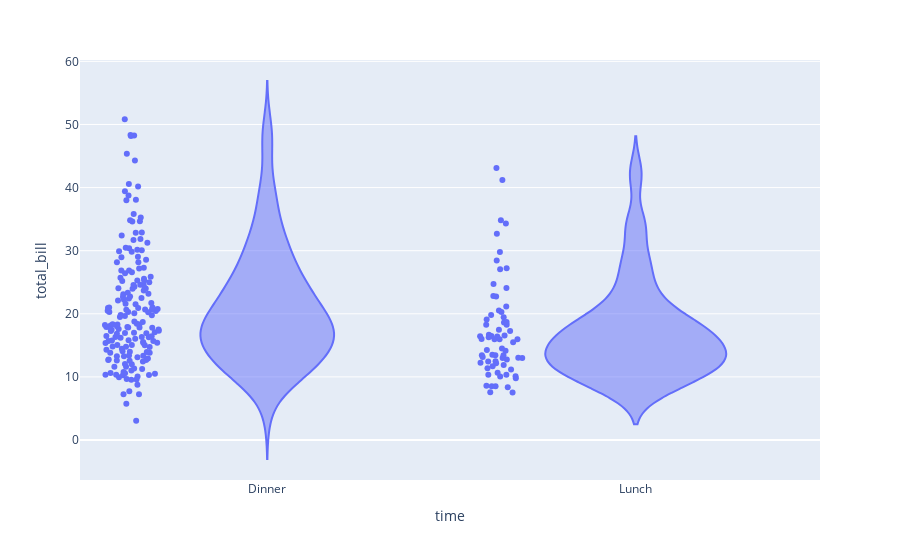

Notebook cell for this chart:
### Markdown cell above
### Including the data points

### Code cell
fig = px.violin(tips, x='time', y="total_bill", points='all')
fig.show()

### Figure 1 — Plotly figure (JSON) as saved in the notebook; plotly's stock layout.template omitted (floating-point values rounded to 4 significant figures; data arrays with more than 128 entries replaced by an {"elided": "..."} marker saying what was removed)
{"data": [{"alignmentgroup": "True", "box": {"visible": false}, "hovertemplate": "time=%{x}<br>total_bill=%{y}<extra></extra>", "legendgroup": "", "marker": {"color": "#636efa"}, "name": "", "offsetgroup": "", "orientation": "v", "points": "all", "scalegroup": "True", "showlegend": false, "type": "violin", "x": {"elided": "244 str values"}, "x0": " ", "xaxis": "x", "y": {"elided": "244 float values"}, "y0": " ", "yaxis": "y"}], "layout": {"legend": {"tracegroupgap": 0}, "margin": {"t": 60}, "violinmode": "group", "xaxis": {"anchor": "y", "domain": [0.0, 1.0], "title": {"text": "time"}}, "yaxis": {"anchor": "x", "domain": [0.0, 1.0], "title": {"text": "total_bill"}}}}
